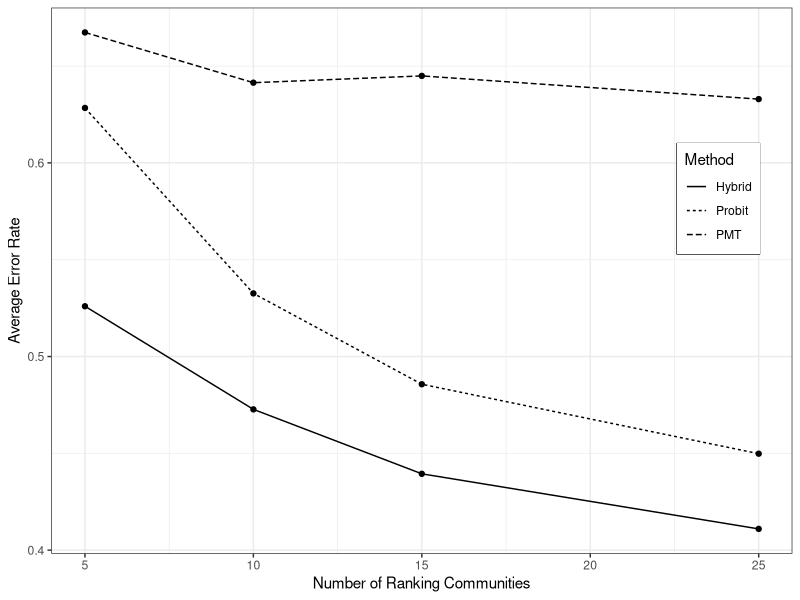
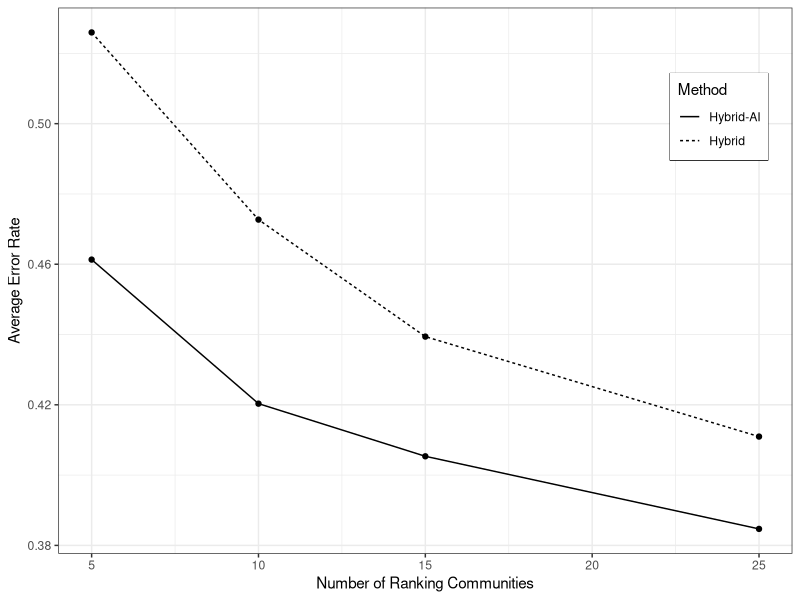
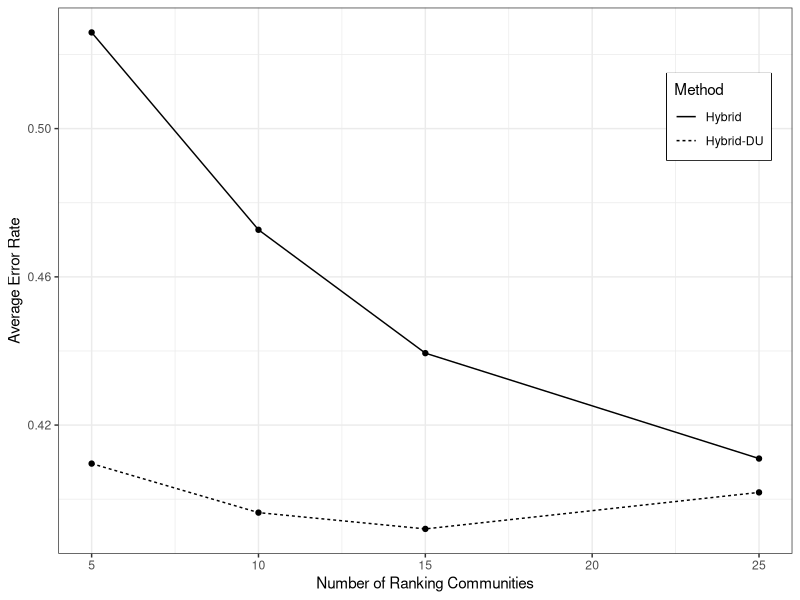
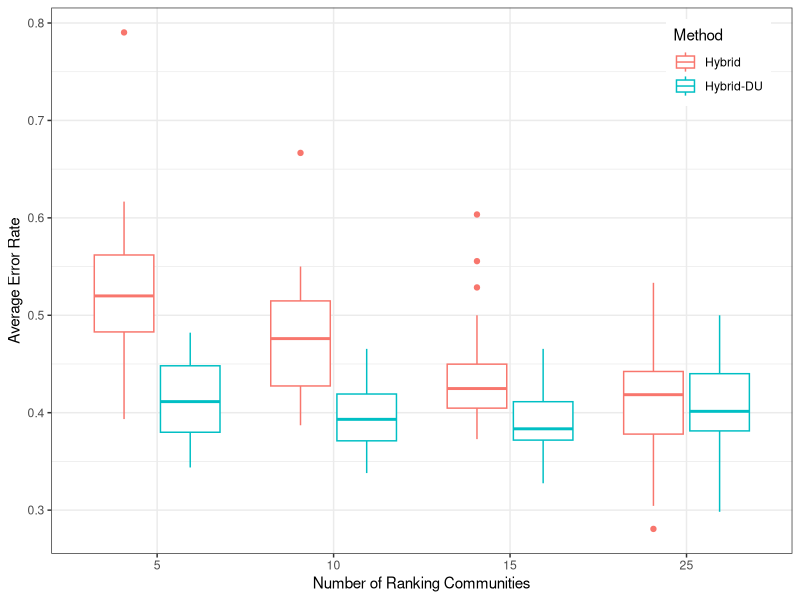
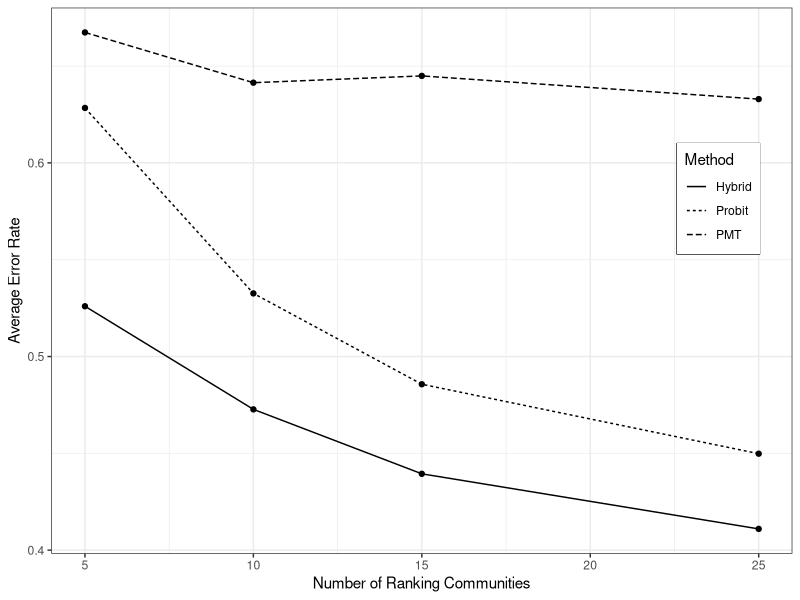
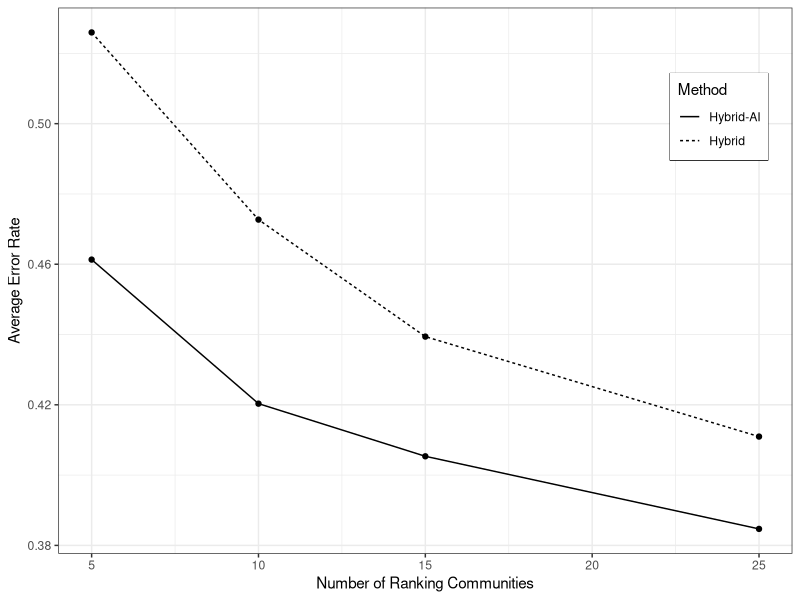
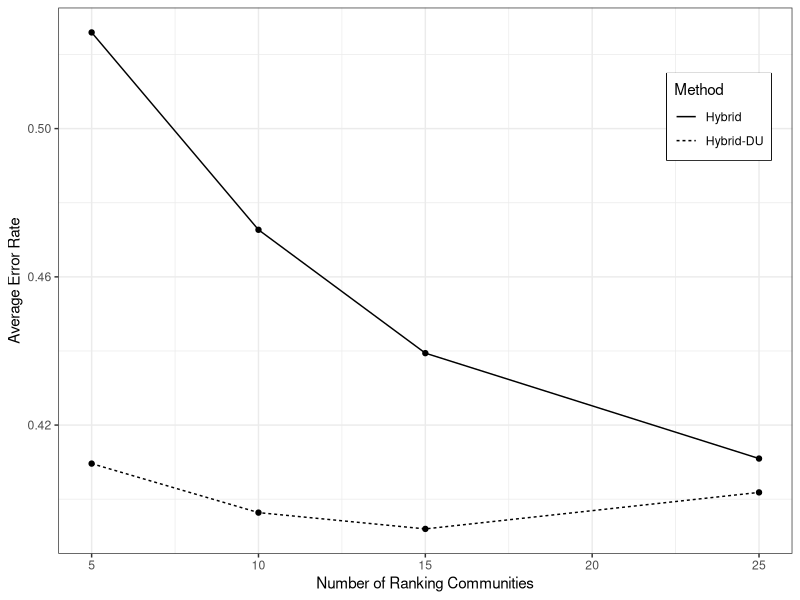

These figures' R source, in order: (Note: this script raises an error after producing the figures.)
library(dplyr)
library(ggplot2)
library(reshape2)

all_results <- read.csv("Burkina Faso Analysis/all_results.csv")

#pmt_corrected <- read.csv("Burkina Faso Analysis/PMT_nonconverge_corrected_cbt.csv") %>%
#  mutate(variable = as.factor("EER"), Method = as.factor("PMT")) %>%
#  rename(mean=mean_EER ) %>%
#  relocate(Method, CBT_ncomm, variable, mean)

all_coef <- read.csv("Burkina Faso Analysis/coef_total_sample.csv")

#### --- ERROR RATE PLOTS ----------------------------------

plot_data <- all_results %>%  mutate(IER = 1-Precision,
                                     EER = 1-Sensitivity) %>%
  melt(id.var = c("Method", "CBT_ncomm")) %>%
  mutate(Method = factor(Method, levels = c("Hybrid Score (corrected)","Hybrid Score","CBT Score", "CBT Score (corrected)","CBT DU", "CBT Logit", "PMT OLS"),
                         labels = c(        "Hybrid-AI-EC",            "Hybrid-AI",    "Hybrid",   "Hybrid-EC",           "Hybrid-DU", "Probit", "PMT"))) %>%
  group_by(Method, CBT_ncomm, variable) %>%
  summarise(mean = mean(value ))%>%ungroup %>%
  subset(variable %in% c( "EER"))

#plot_data[plot_data$Method == "PMT",] <- pmt_corrected


plot_data %>%
  subset( Method %in% c("Hybrid", "PMT", "Probit")  )%>%
  ggplot() + geom_line(aes(x = CBT_ncomm, y = mean, linetype = Method)) +
  geom_point(aes(x = CBT_ncomm, y = mean)) +
  #geom_linerange(aes(x = CBT_ncomm, ymin = min,ymax=max, linetype = Method))+
  theme_bw() +
  labs(x = "Number of Ranking Communities", y = "Average Error Rate")+ 
  theme(legend.position = c(0.9, 0.65))+
  theme(legend.box.background = element_rect(colour = "black"))

ggsave("Burkina Faso Analysis/ER_hybrid.pdf", width = 8, height = 5)


plot_data %>%
  subset( Method %in% c("Hybrid", "Hybrid-AI")  )%>%
  ggplot() + geom_line(aes(x = CBT_ncomm, y = mean, linetype = Method)) +
  geom_point(aes(x = CBT_ncomm, y = mean)) +
  #geom_linerange(aes(x = CBT_ncomm, ymin = min,ymax=max, linetype = Method))+
  theme_bw() +
  labs(x = "Number of Ranking Communities", y = "Average Error Rate")+ 
  theme(legend.position = c(0.9, 0.8))+
  theme(legend.box.background = element_rect(colour = "black"))

ggsave("Burkina Faso Analysis/ER_hybrid_AI.pdf", width = 8, height = 5)

plot_data %>%
  subset( Method %in% c("Hybrid", "Hybrid-DU")  )%>%
  ggplot() + geom_line(aes(x = CBT_ncomm, y = mean, linetype = Method)) +
  geom_point(aes(x = CBT_ncomm, y = mean)) +
  #geom_linerange(aes(x = CBT_ncomm, ymin = min,ymax=max, linetype = Method))+
  theme_bw() +
  labs(x = "Number of Ranking Communities", y = "Average Error Rate")+ 
  theme(legend.position = c(0.9, 0.8))+
  theme(legend.box.background = element_rect(colour = "black"))

ggsave("Burkina Faso Analysis/ER_hybrid_DU.pdf", width = 8, height = 5)



all_results %>%  mutate(IER = 1-Precision,
                        EER = 1-Sensitivity) %>%
  melt(id.var = c("Method", "CBT_ncomm")) %>%
  mutate(Method = factor(Method, levels = c("Hybrid Score (corrected)","Hybrid Score","CBT Score", "CBT Score (corrected)","CBT DU", "CBT Logit", "PMT OLS"),
                         labels = c(        "Hybrid-AI-EC",            "Hybrid-AI",    "Hybrid",   "Hybrid-EC",           "Hybrid-DU", "Probit", "PMT"))) %>%
  subset(variable %in% c( "IER") & Method %in% c("Hybrid", "Hybrid-DU")  )%>%
  ggplot() + geom_boxplot(aes(x = as.factor(CBT_ncomm), y = value,colour = Method)) +
  #geom_point(aes(x = CBT_ncomm, y = mean)) +
  #geom_linerange(aes(x = CBT_ncomm, ymin = min,ymax=max, linetype = Method))+
  theme_bw() +
  labs(x = "Number of Ranking Communities", y = "Average Error Rate")+ 
  theme(legend.position = c(0.9, 0.9))

#### --- COEFFICIENT PLOTS ----------------------------------

variable_labels <- read.csv("Data/Burkina Faso/Cleaning/variables.csv")
#variable_labels_add <- data.frame(Name = "connected", Definition = "Elite connection")

#variable_labels <- rbind(variable_labels, variable_labels_add)

score_order <- all_coef %>% merge(variable_labels, by.x = "parameter", by.y = "Name") %>% 
  dplyr::select(Definition,Category, CB_beta_rank_mean) %>%
  subset(CB_beta_rank_mean != 0)%>% #remove elite connection 0
  melt(id.vars = c("Definition", "Category")) %>%
  group_by(Definition, Category,variable) %>%
  summarise(mean = mean(value)) %>%
  group_by(Category,variable) %>%
  mutate(std_mean =mean/mean(abs(mean)),
         mean_abs = mean(abs(mean))) %>%
  arrange(Category,mean) 

all_coef %>%merge(variable_labels, by.x = "parameter", by.y = "Name") %>% 
  dplyr::select(Definition, Category, CB_beta_rank_mean, PMT_beta) %>%
  subset(CB_beta_rank_mean != 0)%>% #remove elite connection 0
  melt(id.vars = c("Definition", "Category")) %>%
  group_by(Definition, Category, variable) %>%
  summarise(mean = mean(value)) %>% ungroup() %>%
  group_by(variable) %>%
  mutate(std_mean = mean/mean(abs(mean))) %>%
  ungroup() %>%
  mutate(Definition = factor(Definition, levels = score_order$Definition),
         variable = factor(variable, levels = c("CB_beta_rank_mean", "PMT_beta"),
                           labels = c("Hybrid", "PMT")))%>%
  ggplot() + 
  geom_col(aes(x = Definition, y = std_mean, fill = variable ),position =  position_dodge(width = 0.5)) +
  #facet_grid(Category~., scales = "free_y")+
  coord_flip() + 
  theme_bw() +
  labs(x = "", y = "Standardized Coefficient Estimate") +
  scale_fill_grey("Method") +
  theme(legend.position = c(.9,.9), 
        legend.box.background = element_rect(colour = "black"))


ggsave("Burkina Faso Analysis/coef_score_hillebrecht.pdf", width = 12, height = 12)

all_coef %>%merge(variable_labels, by.x = "parameter", by.y = "Name") %>%
  dplyr::select(Definition, Category, CB_beta_rank_mean, CB_beta_rank_mean_noelite) %>%
  subset(CB_beta_rank_mean != 0)%>% #remove elite connection 0
  melt(id.vars = c("Definition", "Category")) %>%
  group_by(Definition, Category, variable) %>%
  summarise(mean = mean(value)) %>% ungroup() %>%
  group_by(variable) %>%
  mutate(std_mean = mean/mean(abs(mean))) %>%
  mutate(Definition = factor(Definition, levels = score_order$Definition),
         variable = factor(variable, levels = c("CB_beta_rank_mean", "CB_beta_rank_mean_noelite"),
                           labels = c("Hybrid", "Hybrid-EC")))%>%
  ggplot() + 
  geom_col(aes(x = Definition, y = std_mean, fill = variable ), position = position_dodge(width = 0.5)) +
  #facet_grid(Category~., scales = "free_y")+
  coord_flip() + 
  theme_bw() +
  labs(x = "", y = "Standardized Coefficient Estimate") +
  scale_fill_grey("Method")+
  theme(legend.position = c(.9,.9), 
        legend.box.background = element_rect(colour = "black"))

ggsave("Burkina Faso Analysis/coef_score_EC_hillebrecht.pdf", width = 12, height = 12)


